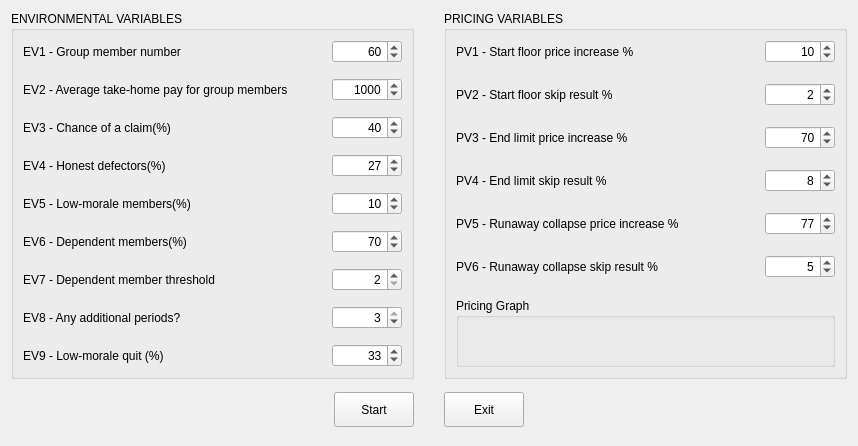
      <widget class="QWidget" name="tab">
       <attribute name="title">
        <string>Single Run</string>
       </attribute>
       <layout class="QVBoxLayout" name="verticalLayout_4">
        <item>
         <layout class="QHBoxLayout" name="horizontalLayout_4">
          <property name="spacing">
           <number>30</number>
          </property>
          <item>
           <widget class="QGroupBox" name="groupBox">
            <property name="sizePolicy">
             <sizepolicy hsizetype="Preferred" vsizetype="Expanding">
              <horstretch>0</horstretch>
              <verstretch>0</verstretch>
             </sizepolicy>
            </property>
            <property name="minimumSize">
             <size>
              <width>0</width>
              <height>0</height>
             </size>
            </property>
            <property name="title">
             <string>ENVIRONMENTAL VARIABLES</string>
            </property>
            <layout class="QVBoxLayout" name="verticalLayout_2">
             <property name="spacing">
              <number>15</number>
             </property>
             <item>
              <layout class="QHBoxLayout" name="horizontalLayout_5">
               <property name="spacing">
                <number>10</number>
               </property>
               <item>
                <widget class="QLabel" name="label_4">
                 <property name="text">
                  <string>EV1 - Group member number</string>
                 </property>
                </widget>
               </item>
               <item>
                <widget class="QSpinBox" name="ev_0">
                 <property name="minimumSize">
                  <size>
                   <width>70</width>
                   <height>0</height>
                  </size>
                 </property>
                 <property name="maximumSize">
                  <size>
                   <width>70</width>
                   <height>16777215</height>
                  </size>
                 </property>
                 <property name="toolTip">
                  <string>How many members are in the group?</string>
                 </property>
                 <property name="alignment">
                  <set>Qt::AlignRight|Qt::AlignTrailing|Qt::AlignVCenter</set>
                 </property>
                 <property name="minimum">
                  <number>1</number>
                 </property>
                 <property name="maximum">
                  <number>9999</number>
                 </property>
                 <property name="value">
                  <number>60</number>
                 </property>
                </widget>
               </item>
              </layout>
             </item>
             <item>
              <layout class="QHBoxLayout" name="horizontalLayout_6">
               <property name="spacing">
                <number>10</number>
               </property>
               <item>
                <widget class="QLabel" name="label_5">
                 <property name="sizePolicy">
                  <sizepolicy hsizetype="Expanding" vsizetype="Preferred">
                   <horstretch>0</horstretch>
                   <verstretch>0</verstretch>
                  </sizepolicy>
                 </property>
                 <property name="text">
                  <string>EV2 - Average take-home pay for group members</string>
                 </property>
                </widget>
               </item>
               <item>
                <widget class="QSpinBox" name="ev_1">
                 <property name="minimumSize">
                  <size>
                   <width>70</width>
                   <height>0</height>
                  </size>
                 </property>
                 <property name="maximumSize">
                  <size>
                   <width>70</width>
                   <height>16777215</height>
                  </size>
                 </property>
                 <property name="toolTip">
                  <string>Average take-home pay for group members?</string>
                 </property>
                 <property name="alignment">
                  <set>Qt::AlignRight|Qt::AlignTrailing|Qt::AlignVCenter</set>
                 </property>
                 <property name="minimum">
                  <number>4</number>
                 </property>
                 <property name="maximum">
                  <number>9999</number>
                 </property>
                 <property name="value">
                  <number>1000</number>
                 </property>
                </widget>
               </item>
              </layout>
             </item>
             <item>
              <layout class="QHBoxLayout" name="horizontalLayout_7">
               <property name="spacing">
                <number>10</number>
               </property>
               <item>
                <widget class="QLabel" name="label_6">
                 <property name="text">
                  <string>EV3 - Chance of a claim(%)</string>
                 </property>
                </widget>
               </item>
               <item>
                <widget class="QSpinBox" name="ev_2">
                 <property name="minimumSize">
                  <size>
                   <width>70</width>
                   <height>0</height>
                  </size>
                 </property>
                 <property name="maximumSize">
                  <size>
                   <width>70</width>
                   <height>16777215</height>
                  </size>
                 </property>
                 <property name="toolTip">
                  <string>What is the chance of a claim each month?</string>
                 </property>
                 <property name="alignment">
                  <set>Qt::AlignRight|Qt::AlignTrailing|Qt::AlignVCenter</set>
                 </property>
                 <property name="minimum">
                  <number>0</number>
                 </property>
                 <property name="maximum">
                  <number>100</number>
                 </property>
                 <property name="value">
                  <number>40</number>
                 </property>
                </widget>
               </item>
              </layout>
             </item>
             <item>
              <layout class="QHBoxLayout" name="horizontalLayout_8">
               <property name="spacing">
                <number>10</number>
               </property>
               <item>
                <widget class="QLabel" name="label_7">
                 <property name="text">
                  <string>EV4 - Honest defectors(%)</string>
                 </property>
                </widget>
               </item>
               <item>
                <widget class="QSpinBox" name="ev_3">
                 <property name="minimumSize">
                  <size>
                   <width>70</width>
                   <height>0</height>
                  </size>
                 </property>
                 <property name="maximumSize">
                  <size>
                   <width>70</width>
                   <height>16777215</height>
                  </size>
                 </property>
                 <property name="toolTip">
                  <string>What is the percentage of honest defectors?</string>
                 </property>
                 <property name="alignment">
                  <set>Qt::AlignRight|Qt::AlignTrailing|Qt::AlignVCenter</set>
                 </property>
                 <property name="minimum">
                  <number>0</number>
                 </property>
                 <property name="maximum">
                  <number>100</number>
                 </property>
                 <property name="value">
                  <number>27</number>
                 </property>
                </widget>
               </item>
              </layout>
             </item>
             <item>
              <layout class="QHBoxLayout" name="horizontalLayout_9">
               <property name="spacing">
                <number>10</number>
               </property>
               <item>
                <widget class="QLabel" name="label_8">
                 <property name="text">
                  <string>EV5 - Low-morale members(%)</string>
                 </property>
                </widget>
               </item>
               <item>
                <widget class="QSpinBox" name="ev_4">
                 <property name="minimumSize">
                  <size>
                   <width>70</width>
                   <height>0</height>
                  </size>
                 </property>
                 <property name="maximumSize">
                  <size>
                   <width>70</width>
                   <height>16777215</height>
                  </size>
                 </property>
                 <property name="toolTip">
                  <string>What is the percentage of low-morale members?</string>
                 </property>
                 <property name="alignment">
                  <set>Qt::AlignRight|Qt::AlignTrailing|Qt::AlignVCenter</set>
                 </property>
                 <property name="minimum">
                  <number>0</number>
                 </property>
                 <property name="maximum">
                  <number>100</number>
                 </property>
                 <property name="value">
                  <number>10</number>
                 </property>
                </widget>
               </item>
              </layout>
             </item>
             <item>
              <layout class="QHBoxLayout" name="horizontalLayout_10">
               <property name="spacing">
                <number>10</number>
               </property>
               <item>
                <widget class="QLabel" name="label_9">
                 <property name="toolTip">
                  <string>What is the percentage of members who are unwilling to act alone? </string>
                 </property>
                 <property name="text">
                  <string>EV6 - Dependent members(%)</string>
                 </property>
                </widget>
               </item>
               <item>
                <widget class="QSpinBox" name="ev_5">
                 <property name="minimumSize">
                  <size>
                   <width>70</width>
                   <height>0</height>
                  </size>
                 </property>
                 <property name="maximumSize">
                  <size>
                   <width>70</width>
                   <height>16777215</height>
                  </size>
                 </property>
                 <property name="toolTip">
                  <string>What is the percentage of members who are unwilling to act alone?</string>
                 </property>
                 <property name="alignment">
                  <set>Qt::AlignRight|Qt::AlignTrailing|Qt::AlignVCenter</set>
                 </property>
                 <property name="minimum">
                  <number>0</number>
                 </property>
                 <property name="maximum">
                  <number>100</number>
                 </property>
                 <property name="value">
                  <number>70</number>
                 </property>
                </widget>
               </item>
              </layout>
             </item>
             <item>
              <layout class="QHBoxLayout" name="horizontalLayout_11">
               <property name="spacing">
                <number>10</number>
               </property>
               <item>
                <widget class="QLabel" name="label_10">
                 <property name="text">
                  <string>EV7 - Dependent member threshold</string>
                 </property>
                </widget>
               </item>
               <item>
                <widget class="QSpinBox" name="ev_6">
                 <property name="minimumSize">
                  <size>
                   <width>70</width>
                   <height>0</height>
                  </size>
                 </property>
                 <property name="maximumSize">
                  <size>
                   <width>70</width>
                   <height>16777215</height>
                  </size>
                 </property>
                 <property name="toolTip">
                  <string>What is the member threshold needed for dependent members to defect?</string>
                 </property>
                 <property name="alignment">
                  <set>Qt::AlignRight|Qt::AlignTrailing|Qt::AlignVCenter</set>
                 </property>
                 <property name="minimum">
                  <number>2</number>
                 </property>
                 <property name="maximum">
                  <number>4</number>
                 </property>
                 <property name="value">
                  <number>2</number>
                 </property>
                </widget>
               </item>
              </layout>
             </item>
             <item>
              <layout class="QHBoxLayout" name="horizontalLayout_12">
               <property name="spacing">
                <number>10</number>
               </property>
               <item>
                <widget class="QLabel" name="label_11">
                 <property name="text">
                  <string>EV8 - Any additional periods?</string>
                 </property>
                </widget>
               </item>
               <item>
                <widget class="QSpinBox" name="ev_7">
                 <property name="minimumSize">
                  <size>
                   <width>70</width>
                   <height>0</height>
                  </size>
                 </property>
                 <property name="maximumSize">
                  <size>
                   <width>70</width>
                   <height>16777215</height>
                  </size>
                 </property>
                 <property name="toolTip">
                  <string>Once the group stabilizes how many additional periods will there be?</string>
                 </property>
                 <property name="alignment">
                  <set>Qt::AlignRight|Qt::AlignTrailing|Qt::AlignVCenter</set>
                 </property>
                 <property name="minimum">
                  <number>0</number>
                 </property>
                 <property name="maximum">
                  <number>3</number>
                 </property>
                 <property name="value">
                  <number>3</number>
                 </property>
                </widget>
               </item>
              </layout>
             </item>
             <item>
              <layout class="QHBoxLayout" name="horizontalLayout_28">
               <property name="spacing">
                <number>10</number>
               </property>
               <item>
                <widget class="QLabel" name="label_12">
                 <property name="text">
                  <string>EV9 - Low-morale quit (%)</string>
                 </property>
                </widget>
               </item>
               <item>
                <widget class="QSpinBox" name="ev_8">
                 <property name="minimumSize">
                  <size>
                   <width>70</width>
                   <height>0</height>
                  </size>
                 </property>
                 <property name="maximumSize">
                  <size>
                   <width>70</width>
                   <height>16777215</height>
                  </size>
                 </property>
                 <property name="toolTip">
                  <string>Once the group stabilizes how many additional periods will there be?</string>
                 </property>
                 <property name="alignment">
                  <set>Qt::AlignRight|Qt::AlignTrailing|Qt::AlignVCenter</set>
                 </property>
                 <property name="minimum">
                  <number>0</number>
                 </property>
                 <property name="maximum">
                  <number>100</number>
                 </property>
                 <property name="value">
                  <number>33</number>
                 </property>
                </widget>
               </item>
              </layout>
             </item>
            </layout>
           </widget>
          </item>
          <item>
           <widget class="QGroupBox" name="groupBox_2">
            <property name="sizePolicy">
             <sizepolicy hsizetype="Preferred" vsizetype="Expanding">
              <horstretch>0</horstretch>
              <verstretch>0</verstretch>
             </sizepolicy>
            </property>
            <property name="title">
             <string>PRICING VARIABLES</string>
            </property>
            <layout class="QVBoxLayout" name="verticalLayout_3">
             <property name="spacing">
              <number>20</number>
             </property>
             <item>
              <layout class="QHBoxLayout" name="horizontalLayout_18">
               <item>
                <widget class="QLabel" name="label_13">
                 <property name="text">
                  <string>PV1 - Start floor price increase %</string>
                 </property>
                </widget>
               </item>
               <item>
                <widget class="QSpinBox" name="pv_0">
                 <property name="minimumSize">
                  <size>
                   <width>70</width>
                   <height>0</height>
                  </size>
                 </property>
                 <property name="maximumSize">
                  <size>
                   <width>70</width>
                   <height>16777215</height>
                  </size>
                 </property>
                 <property name="toolTip">
                  <string>The premium price must exceed this minimum threshold</string>
                 </property>
                 <property name="alignment">
                  <set>Qt::AlignRight|Qt::AlignTrailing|Qt::AlignVCenter</set>
                 </property>
                 <property name="minimum">
                  <number>1</number>
                 </property>
                 <property name="maximum">
                  <number>100</number>
                 </property>
                 <property name="value">
                  <number>10</number>
                 </property>
                </widget>
               </item>
              </layout>
             </item>
             <item>
              <layout class="QHBoxLayout" name="horizontalLayout_19">
               <item>
                <widget class="QLabel" name="label_14">
                 <property name="sizePolicy">
                  <sizepolicy hsizetype="Expanding" vsizetype="Preferred">
                   <horstretch>0</horstretch>
                   <verstretch>0</verstretch>
                  </sizepolicy>
                 </property>
                 <property name="text">
                  <string>PV2 - Start floor skip result %</string>
                 </property>
                </widget>
               </item>
               <item>
                <widget class="QSpinBox" name="pv_1">
                 <property name="minimumSize">
                  <size>
                   <width>70</width>
                   <height>0</height>
                  </size>
                 </property>
                 <property name="maximumSize">
                  <size>
                   <width>70</width>
                   <height>16777215</height>
                  </size>
                 </property>
                 <property name="toolTip">
                  <string>Before this many policyholders decide to leave</string>
                 </property>
                 <property name="alignment">
                  <set>Qt::AlignRight|Qt::AlignTrailing|Qt::AlignVCenter</set>
                 </property>
                 <property name="minimum">
                  <number>1</number>
                 </property>
                 <property name="maximum">
                  <number>100</number>
                 </property>
                 <property name="value">
                  <number>2</number>
                 </property>
                </widget>
               </item>
              </layout>
             </item>
             <item>
              <layout class="QHBoxLayout" name="horizontalLayout_20">
               <item>
                <widget class="QLabel" name="label_15">
                 <property name="toolTip">
                  <string>The maximum premium price increase threshold</string>
                 </property>
                 <property name="text">
                  <string>PV3 - End limit price increase %</string>
                 </property>
                </widget>
               </item>
               <item>
                <widget class="QSpinBox" name="pv_2">
                 <property name="minimumSize">
                  <size>
                   <width>70</width>
                   <height>0</height>
                  </size>
                 </property>
                 <property name="maximumSize">
                  <size>
                   <width>70</width>
                   <height>16777215</height>
                  </size>
                 </property>
                 <property name="alignment">
                  <set>Qt::AlignRight|Qt::AlignTrailing|Qt::AlignVCenter</set>
                 </property>
                 <property name="minimum">
                  <number>0</number>
                 </property>
                 <property name="maximum">
                  <number>9999</number>
                 </property>
                 <property name="value">
                  <number>70</number>
                 </property>
                </widget>
               </item>
              </layout>
             </item>
             <item>
              <layout class="QHBoxLayout" name="horizontalLayout_22">
               <item>
                <widget class="QLabel" name="label_16">
                 <property name="text">
                  <string>PV4 - End limit skip result %</string>
                 </property>
                </widget>
               </item>
               <item>
                <widget class="QSpinBox" name="pv_3">
                 <property name="minimumSize">
                  <size>
                   <width>70</width>
                   <height>0</height>
                  </size>
                 </property>
                 <property name="maximumSize">
                  <size>
                   <width>70</width>
                   <height>16777215</height>
                  </size>
                 </property>
                 <property name="toolTip">
                  <string>Resulting in this percentage of policyholders deciding to leave</string>
                 </property>
                 <property name="alignment">
                  <set>Qt::AlignRight|Qt::AlignTrailing|Qt::AlignVCenter</set>
                 </property>
                 <property name="minimum">
                  <number>0</number>
                 </property>
                 <property name="maximum">
                  <number>100</number>
                 </property>
                 <property name="value">
                  <number>8</number>
                 </property>
                </widget>
               </item>
              </layout>
             </item>
             <item>
              <layout class="QHBoxLayout" name="horizontalLayout_23">
               <item>
                <widget class="QLabel" name="label_17">
                 <property name="text">
                  <string>PV5 - Runaway collapse price increase %</string>
                 </property>
                </widget>
               </item>
               <item>
                <widget class="QSpinBox" name="pv_4">
                 <property name="minimumSize">
                  <size>
                   <width>70</width>
                   <height>0</height>
                  </size>
                 </property>
                 <property name="maximumSize">
                  <size>
                   <width>70</width>
                   <height>16777215</height>
                  </size>
                 </property>
                 <property name="toolTip">
                  <string> If the premium increases beyond this percentage</string>
                 </property>
                 <property name="alignment">
                  <set>Qt::AlignRight|Qt::AlignTrailing|Qt::AlignVCenter</set>
                 </property>
                 <property name="minimum">
                  <number>0</number>
                 </property>
                 <property name="maximum">
                  <number>100</number>
                 </property>
                 <property name="value">
                  <number>77</number>
                 </property>
                </widget>
               </item>
              </layout>
             </item>
             <item>
              <layout class="QHBoxLayout" name="horizontalLayout_24">
               <item>
                <widget class="QLabel" name="label_18">
                 <property name="text">
                  <string>PV6 - Runaway collapse skip result %</string>
                 </property>
                </widget>
               </item>
               <item>
                <widget class="QSpinBox" name="pv_5">
                 <property name="minimumSize">
                  <size>
                   <width>70</width>
                   <height>0</height>
                  </size>
                 </property>
                 <property name="maximumSize">
                  <size>
                   <width>70</width>
                   <height>16777215</height>
                  </size>
                 </property>
                 <property name="toolTip">
                  <string>Then this percentage of policyholders will leave every period</string>
                 </property>
                 <property name="alignment">
                  <set>Qt::AlignRight|Qt::AlignTrailing|Qt::AlignVCenter</set>
                 </property>
                 <property name="minimum">
                  <number>0</number>
                 </property>
                 <property name="maximum">
                  <number>100</number>
                 </property>
                 <property name="value">
                  <number>5</number>
                 </property>
                </widget>
               </item>
              </layout>
             </item>
             <item>
              <widget class="QGroupBox" name="groupBox_3">
               <property name="sizePolicy">
                <sizepolicy hsizetype="Expanding" vsizetype="Expanding">
                 <horstretch>0</horstretch>
                 <verstretch>0</verstretch>
                </sizepolicy>
               </property>
               <property name="title">
                <string>Pricing Graph</string>
               </property>
               <layout class="QVBoxLayout" name="layout_graph"/>
              </widget>
             </item>
            </layout>
           </widget>
          </item>
         </layout>
        </item>
        <item>
         <widget class="QWidget" name="widget" native="true">
          <property name="minimumSize">
           <size>
            <width>0</width>
            <height>50</height>
           </size>
          </property>
          <layout class="QHBoxLayout" name="horizontalLayout_25">
           <property name="spacing">
            <number>30</number>
           </property>
           <property name="leftMargin">
            <number>0</number>
           </property>
           <property name="topMargin">
            <number>0</number>
           </property>
           <property name="rightMargin">
            <number>0</number>
           </property>
           <property name="bottomMargin">
            <number>0</number>
           </property>
           <item>
            <spacer name="horizontalSpacer">
             <property name="orientation">
              <enum>Qt::Horizontal</enum>
             </property>
             <property name="sizeHint" stdset="0">
              <size>
               <width>323</width>
               <height>20</height>
              </size>
             </property>
            </spacer>
           </item>
           <item>
            <widget class="QPushButton" name="btn_start_single">
             <property name="minimumSize">
              <size>
               <width>0</width>
               <height>35</height>
              </size>
             </property>
             <property name="text">
              <string>Start</string>
             </property>
            </widget>
           </item>
           <item>
            <widget class="QPushButton" name="btn_exit">
             <property name="minimumSize">
              <size>
               <width>0</width>
               <height>35</height>
              </size>
             </property>
             <property name="text">
              <string>Exit</string>
             </property>
            </widget>
           </item>
           <item>
            <spacer name="horizontalSpacer_2">
             <property name="orientation">
              <enum>Qt::Horizontal</enum>
             </property>
             <property name="sizeHint" stdset="0">
              <size>
               <width>323</width>
               <height>20</height>
              </size>
             </property>
            </spacer>
           </item>
          </layout>
         </widget>
        </item>
       </layout>
      </widget>
